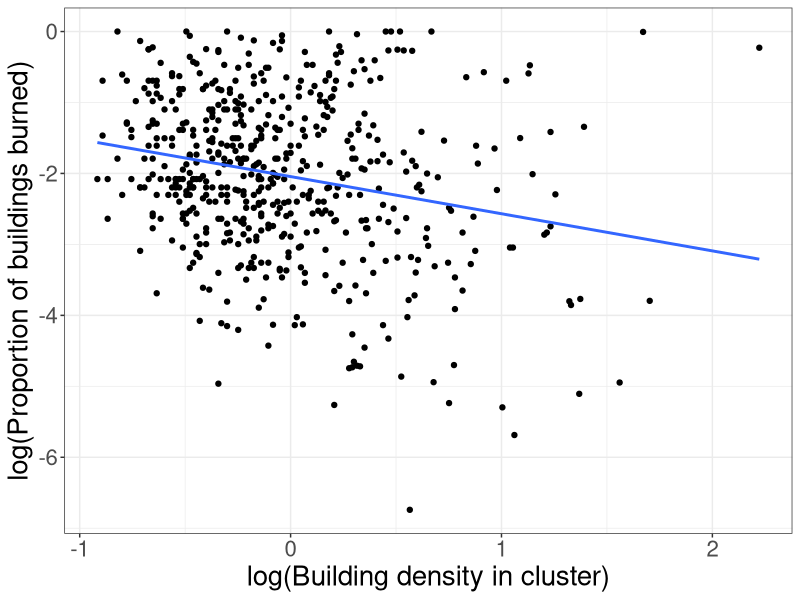
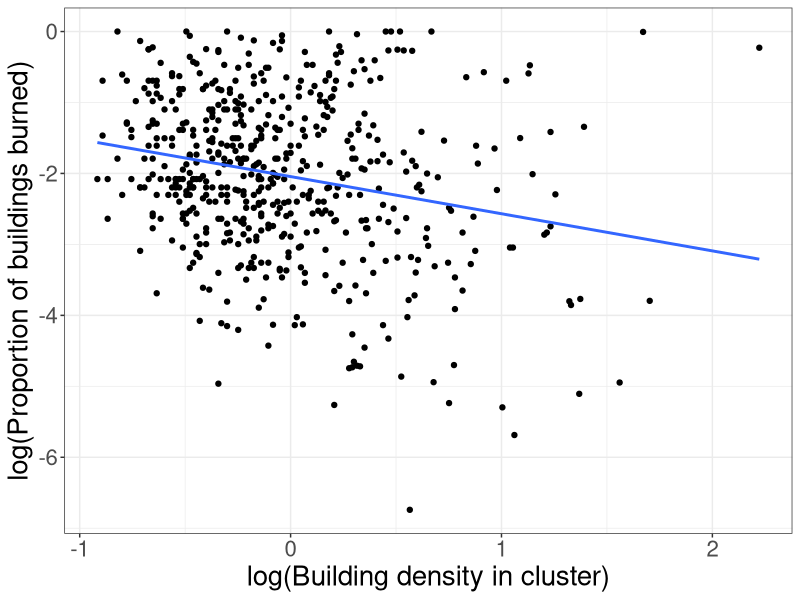
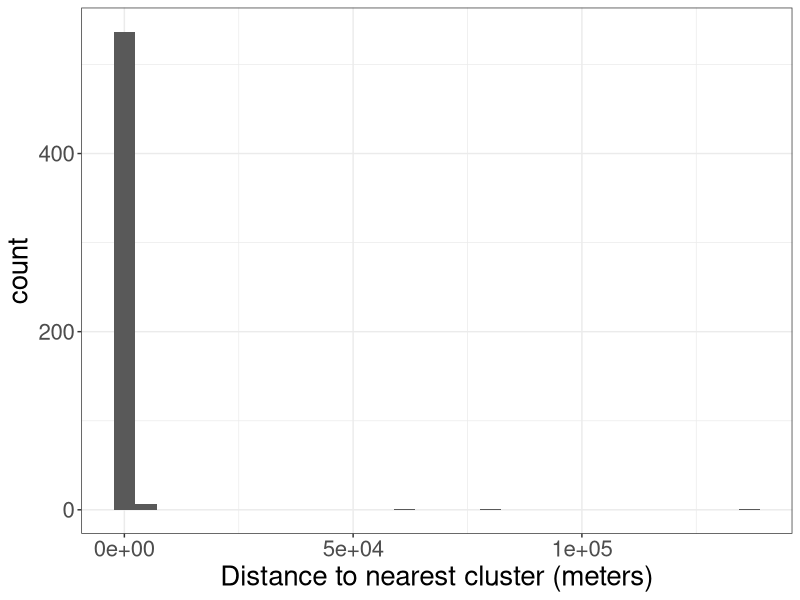
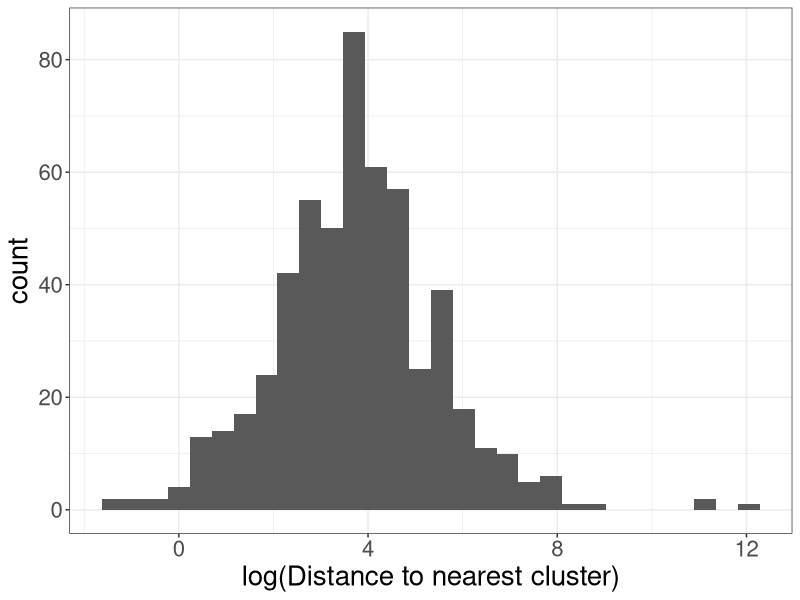
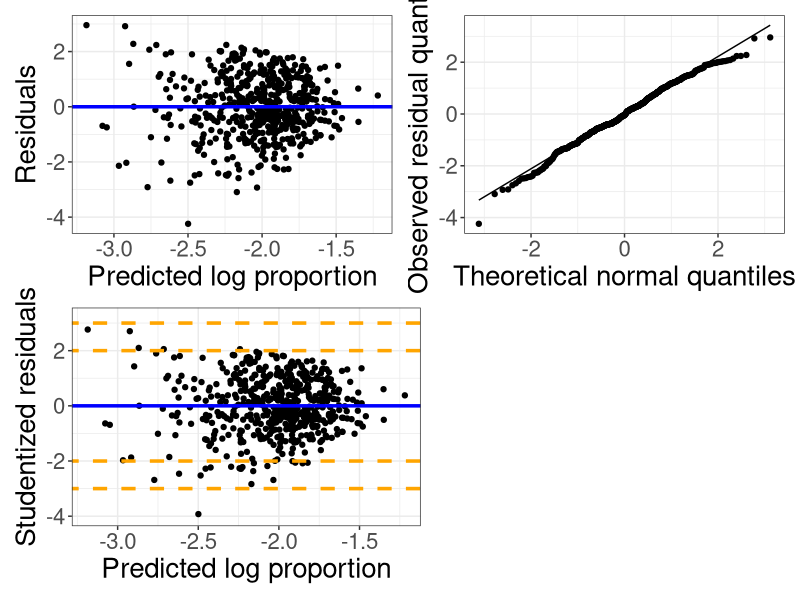
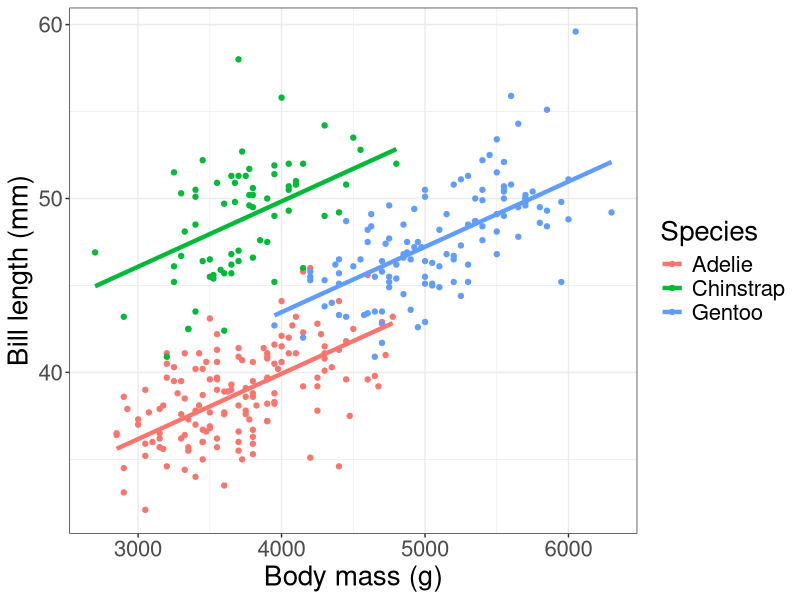
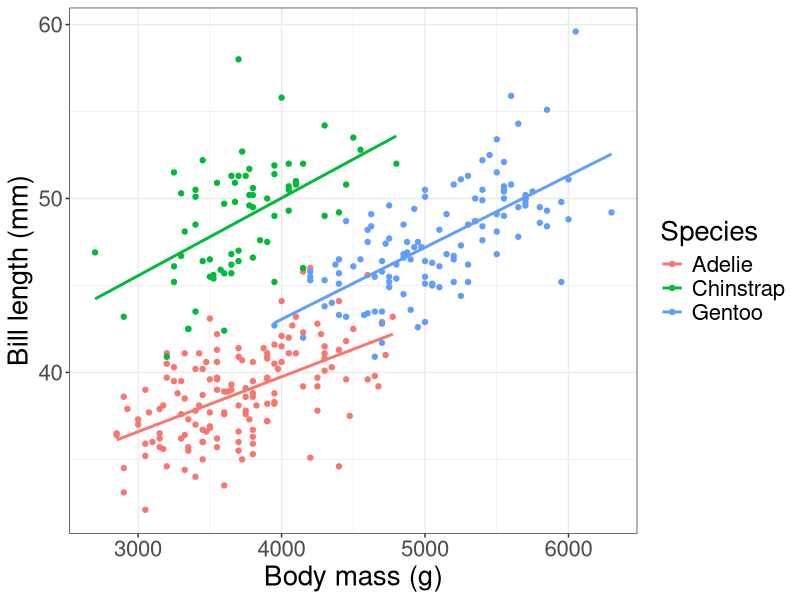

Generate these figures, in order, with R:
## ---- chunk 1
library(tidyverse)
library(knitr)

hook_output <- knit_hooks$get("output")
knit_hooks$set(output = function(x, options) {
   lines <- options$output.lines
   if (is.null(lines)) {
     return(hook_output(x, options))  # pass to default hook
   }
   x <- unlist(strsplit(x, "\n"))
   more <- "..."
   if (length(lines)==1) {        # first n lines
     if (length(x) > lines) {
       # truncate the output, but add ....
       x <- c(head(x, lines), more)
     }
   } else {
     x <- c(more, x[lines], more)
   }
   # paste these lines together
   x <- paste(c(x, ""), collapse = "\n")
   hook_output(x, options)
 })

fire_clusters <- read_csv("fire-clusters.csv") %>%
  mutate(proportion = BB/bld_clust)

fire_clusters <- fire_clusters %>%
  filter(proportion > 0)

fire_clusters <- fire_clusters %>%
  mutate(log_proportion = log(proportion),
         log_bld_den = log(bld_den),
         log_clust_dist = log(near_clust))

lm_dens <- lm(log_proportion ~ log_bld_den, data = fire_clusters)
## ---- chunk 2

fire_clusters %>%
  ggplot(aes(x = log(bld_den), y = log(proportion))) +
  geom_point() +
  geom_smooth(method="lm", se=F) +
  labs(x = "log(Building density in cluster)",
       y = "log(Proportion of buildings burned)") +
  theme_bw() +
  theme(text = element_text(size = 20))

fire_clusters <- fire_clusters %>%
  mutate(log_proportion = log(proportion),
         log_bld_den = log(bld_den))

lm_dens <- lm(log_proportion ~ log_bld_den, data = fire_clusters)
## ---- chunk 3

fire_clusters %>%
  ggplot(aes(x = log(bld_den), y = log(proportion))) +
  geom_point() +
  geom_smooth(method="lm", se=F) +
  labs(x = "log(Building density in cluster)",
       y = "log(Proportion of buildings burned)") +
  theme_bw() +
  theme(text = element_text(size = 20))
## ---- chunk 4
lm_dens <- lm(log_proportion ~ log_bld_den, data = fire_clusters)
summary(lm_dens)
## ---- chunk 5

fire_clusters %>%
  ggplot(aes(x = near_clust)) +
  geom_histogram() +
  theme_bw() +
  labs(x = "Distance to nearest cluster (meters)") +
  theme(text = element_text(size=20))

## ---- chunk 6
fire_clusters %>%
  ggplot(aes(x = log(near_clust))) +
  geom_histogram() +
  theme_bw() +
  labs(x = "log(Distance to nearest cluster)") +
  theme(text = element_text(size=20))
## ---- chunk 7
lm_dens_dist <- lm(log_proportion ~ log_bld_den + log_clust_dist, data = fire_clusters)
summary(lm_dens_dist)
## ---- chunk 8
lm_dens_dist <- lm(log_proportion ~ log_bld_den + log_clust_dist, data = fire_clusters)
summary(lm_dens_dist)
## ---- chunk 9
lm_dens_dist <- lm(log_proportion ~ log_bld_den + log_clust_dist, data = fire_clusters)
summary(lm_dens_dist)
## ---- chunk 10
lm_dens <- lm(log_proportion ~ log_bld_den, data = fire_clusters)
summary(lm_dens)
## ---- chunk 11

library(patchwork)

p1 <- fire_clusters %>%
  mutate(pred = predict(lm_dens_dist),
         res = resid(lm_dens_dist)) %>%
  ggplot(aes(x = pred,
             y = res)) +
  geom_point() +
  geom_abline(slope = 0, intercept = 0,
              color = "blue", lwd=1.2) +
  labs(x = "Predicted log proportion",
       y = "Residuals") +
  theme_bw() +
  theme(text = element_text(size = 20))

p2 <- fire_clusters %>%
  mutate(res = resid(lm_dens_dist)) %>%
  ggplot(aes(sample = res)) +
  geom_qq() +
  geom_qq_line() +
  labs(x = "Theoretical normal quantiles",
       y = "Observed residual quantiles") +
  theme_bw() +
  theme(text = element_text(size = 20))

p3 <- fire_clusters %>%
  mutate(pred = predict(lm_dens_dist),
         res = rstudent(lm_dens_dist)) %>%
  ggplot(aes(x = pred,
             y = res)) +
  geom_point() +
  geom_abline(slope = 0, intercept = 0,
              color = "blue", lwd=1.2) +
  geom_abline(intercept = c(-3, -2, 2, 3), slope=0,
              lty = 2, color="orange", lwd=1.2) +
  labs(x = "Predicted log proportion",
       y = "Studentized residuals") +
  theme_bw() +
  theme(text = element_text(size = 20)) +
  scale_y_continuous(limits=c(-4, 3.2))

(p1 + p2)/(p3 + plot_spacer())
## ---- chunk 12
library(palmerpenguins)

penguins_lm_1 <- penguins %>%
  drop_na() %>%
  lm(bill_length_mm ~ species + body_mass_g, data = .)

penguins %>%
  drop_na() %>%
  mutate(pred = predict(penguins_lm_1)) %>%
  ggplot(aes(x = body_mass_g, y = bill_length_mm, color = species)) +
  geom_point() +
  geom_line(aes(y = pred), lwd=1.5) +
  theme_bw() +
  labs(x = "Body mass (g)", y = "Bill length (mm)",
       color = "Species") +
  theme_bw() +
  theme(text = element_text(size = 20))
## ---- chunk 13

penguins %>%
  drop_na() %>%
  ggplot(aes(x = body_mass_g, y = bill_length_mm, color = species)) +
  geom_point() +
  geom_smooth(method = "lm", se=F) +
  theme_bw() +
  labs(x = "Body mass (g)", y = "Bill length (mm)",
       color = "Species") +
  theme_bw() +
  theme(text = element_text(size = 20))
## ---- chunk 14
lm(log_proportion ~ log_bld_den*log_clust_dist, data = fire_clusters)
